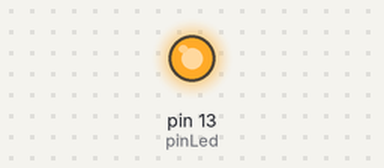
A sketch run on a simulated Arduino Uno, built with avr-gcc and run on an emulated ATmega328P. Parts: output pins drawn as LEDs (lit = HIGH).

Above: at 0.1 s.
At 15.1 s:
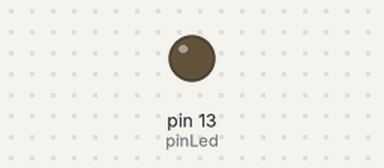
Timing chart, 0 to 40.0 s (numbered marks = the images above):
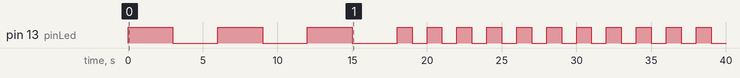

Measured:
- by itself, pin 13 (pinLed): goes 3 × (HIGH 3.0 s, LOW 3.0 s), 10 × (HIGH 1.0 s, LOW 1.0 s), HIGH 1.0 s, then LOW

The sketch:

A005_leds_if.ino
```cpp
/*
 * Controlar LED con condicional (if).
 * 2013. Arduino Gran Canaria.
 */

// Declaracion de variables
int pinLed = 13;
int pausa = 5000;

char contador = 0;

// Inicializacion del sistema
void setup() {
  // Inicializar el pin del LED para escritura en modo digital
  pinMode(pinLed, OUTPUT);
}

// Bucle
void loop() {
  // Control de longitud de la pausa
  if (contador < 3) {
    pausa = 3000;
  } else {
    pausa = 1000;
  }
  // Encender el LED
  digitalWrite(pinLed, HIGH);
  // Pausa
  delay(pausa);
  // Apagamos el LED
  digitalWrite(pinLed, LOW);
  // Pausa
  delay(pausa);
  // Aumentar contador
  contador = contador + 1;
}
```
